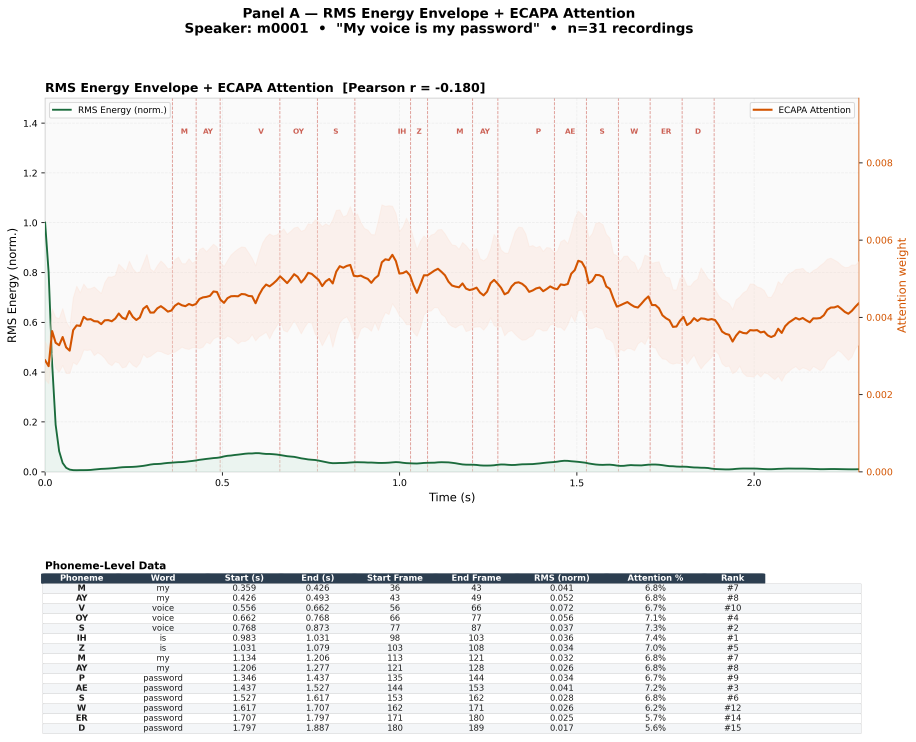
#> input picture xai_reddots/plots/individual_panels/m0001_my_voice_is_my_password_panel_a_rms_attention.png, 3663 x 2965 px, found by its file name (shown at 1/4 size); its folder holds 4 pictures in this run
$ python combine_panels.py
#> lines starting #> are read from the running program, lines starting #| are printed output that depends on the picture
"""
combine_panels.py
=================
Combines the 4 individual panel PNGs for a speaker into a single
publication-ready 2×2 grid image with a shared title header.

Layout:
  ┌──────────────────┬──────────────────┐
  │  Panel A         │  Panel B         │
  │  RMS + Attention │  Mel Spec+Attn   │
  ├──────────────────┼──────────────────┤
  │  Panel C         │  Panel D         │
  │  Attn+Boundaries │  Phoneme Ranking │
  └──────────────────┴──────────────────┘

Usage:
    python3 xai_reddots/scripts/combine_panels.py m0004
    python3 xai_reddots/scripts/combine_panels.py m0001
    python3 xai_reddots/scripts/combine_panels.py m0002
    python3 xai_reddots/scripts/combine_panels.py all
"""

import os
import sys
from PIL import Image, ImageDraw, ImageFont

# ── CONFIG ────────────────────────────────────────────────────
PHRASE_CLEAN = "my_voice_is_my_password"
SRC_DIR      = "xai_reddots/plots/individual_panels"
OUT_DIR      = "xai_reddots/plots"
SPEAKERS     = ["m0001", "m0002", "m0004"]

PANEL_KEYS = [
    "panel_a_rms_attention",
    "panel_b_mel_spectrogram",
    "panel_c_attention_boundaries",
    "panel_d_phoneme_ranking",
]

PANEL_LABELS = ["(a)", "(b)", "(c)", "(d)"]

# Header bar colours (white text on dark background)
HEADER_BG  = (30, 30, 40)      # near-black
HEADER_TXT = (255, 255, 255)
DIVIDER    = (220, 220, 220)    # light gray divider between panels
BORDER     = (200, 200, 200)


def load_panels(speaker_id):
#> called with speaker_id = 'm0001'
    imgs = []
    for key in PANEL_KEYS:
        path = os.path.join(SRC_DIR,
                            f"{speaker_id}_{PHRASE_CLEAN}_{key}.png")
        if not os.path.exists(path):
            raise FileNotFoundError(
                f"Panel not found: {path}\n"
                f"Run:  python3 xai_reddots/scripts/individual_panels.py {speaker_id}")
        imgs.append(Image.open(path).convert("RGB"))
    return imgs


def make_combined(speaker_id, imgs, phrase="My voice is my password"):
    """
    Stitch 4 panel images into a 2×2 grid with a header bar.
    All panels are resized to the same dimensions before stitching.
    """
#> called with speaker_id = 'm0001', phrase = 'My voice is my password'
    # Determine target panel size (use smallest to avoid upscaling)
    min_w = min(im.width  for im in imgs)
    min_h = min(im.height for im in imgs)

    # Resize all panels to identical size (keep aspect ratio via padding)
    panels = []
    for im in imgs:
        # Scale to fit min_w × min_h exactly (slight distortion acceptable
        # since all panels have the same matplotlib figsize)
        panels.append(im.resize((min_w, min_h), Image.LANCZOS))

    GAP        = 8    # px gap between panels
    HEADER_H   = 80   # px for title bar at top
    LABEL_H    = 32   # px for panel-letter badge
    BORDER_W   = 3    # outer border

    total_w = min_w * 2 + GAP * 3 + BORDER_W * 2
    total_h = min_h * 2 + GAP * 3 + HEADER_H + BORDER_W * 2

    canvas = Image.new("RGB", (total_w, total_h), color=(245, 245, 248))
    draw   = ImageDraw.Draw(canvas)

    # ── Header bar ──────────────────────────────────────────
    draw.rectangle([0, 0, total_w, HEADER_H], fill=HEADER_BG)
    try:
        # Try to use a nicer font if available
        font_title = ImageFont.truetype("/usr/share/fonts/truetype/dejavu/DejaVuSans-Bold.ttf", 28)
        font_sub   = ImageFont.truetype("/usr/share/fonts/truetype/dejavu/DejaVuSans.ttf", 18)
        font_badge = ImageFont.truetype("/usr/share/fonts/truetype/dejavu/DejaVuSans-Bold.ttf", 22)
    except Exception:
        font_title = ImageFont.load_default()
        font_sub   = font_title
        font_badge = font_title

    title_txt = f"ECAPA-TDNN Speaker XAI Analysis  •  Speaker: {speaker_id}"
    sub_txt   = f'Phrase: "{phrase}"  |  4-Panel Individual View'

    # Centre title
    bbox = draw.textbbox((0, 0), title_txt, font=font_title)
    tw   = bbox[2] - bbox[0]
    draw.text(((total_w - tw) // 2, 10), title_txt, fill=HEADER_TXT, font=font_title)

    bbox = draw.textbbox((0, 0), sub_txt, font=font_sub)
    sw   = bbox[2] - bbox[0]
    draw.text(((total_w - sw) // 2, 46), sub_txt, fill=(180, 200, 220), font=font_sub)

    # ── Outer border ─────────────────────────────────────────
    draw.rectangle([0, 0, total_w - 1, total_h - 1],
                   outline=BORDER, width=BORDER_W)

    # ── Paste panels in 2×2 grid ─────────────────────────────
    positions = [
        (GAP + BORDER_W,                   HEADER_H + GAP),          # top-left  (A)
        (min_w + GAP * 2 + BORDER_W,       HEADER_H + GAP),          # top-right (B)
        (GAP + BORDER_W,                   HEADER_H + min_h + GAP*2),# bot-left  (C)
        (min_w + GAP * 2 + BORDER_W,       HEADER_H + min_h + GAP*2),# bot-right (D)
    ]

    for idx, (panel, (px, py), lbl) in enumerate(
            zip(panels, positions, PANEL_LABELS)):
        # Thin border around each panel
        draw.rectangle([px - 1, py - 1, px + min_w, py + min_h],
                       outline=BORDER, width=1)
        canvas.paste(panel, (px, py))

        # Panel letter badge (top-left corner overlay)
        badge_w, badge_h = 52, 32
        draw.rectangle([px, py, px + badge_w, py + badge_h],
                       fill=(30, 30, 40))
        bbox = draw.textbbox((0, 0), lbl, font=font_badge)
        bw   = bbox[2] - bbox[0]
        draw.text((px + (badge_w - bw) // 2, py + 4),
                  lbl, fill=(255, 255, 255), font=font_badge)
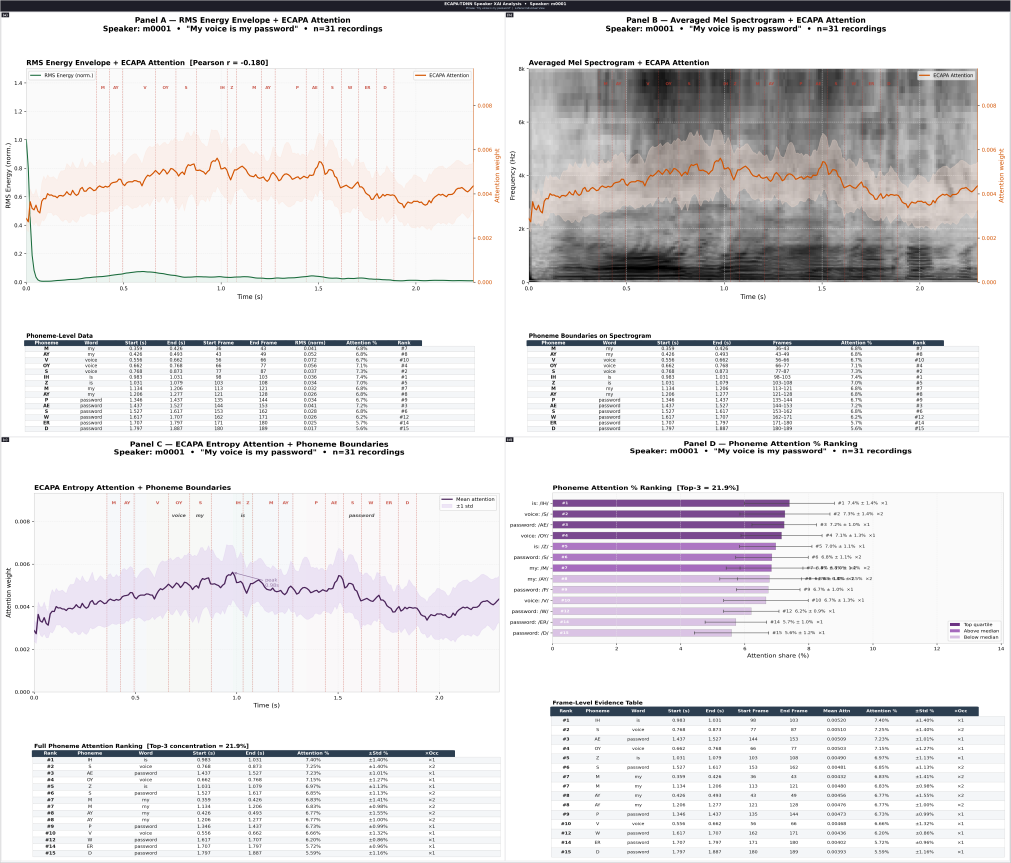
#> canvas: PIL image 7074x6040 RGB (shown at 1/7 size); mean R, G, B 226.9, 225.3, 227.1

    # ── Divider lines ─────────────────────────────────────────
    mid_x = GAP + BORDER_W + min_w + GAP // 2
    mid_y = HEADER_H + GAP + min_h + GAP // 2
    draw.line([(mid_x, HEADER_H), (mid_x, total_h)], fill=DIVIDER, width=2)
    draw.line([(BORDER_W, mid_y), (total_w - BORDER_W, mid_y)], fill=DIVIDER, width=2)

    return canvas


def combine(speaker_id):
    print(f"Loading panels for {speaker_id}…")
    imgs   = load_panels(speaker_id)
    canvas = make_combined(speaker_id, imgs)

    os.makedirs(OUT_DIR, exist_ok=True)
    out = os.path.join(OUT_DIR,
                       f"{speaker_id}_{PHRASE_CLEAN}_combined_panels.png")
    canvas.save(out, "PNG", dpi=(300, 300))
    print(f"✓  Combined → {out}  ({canvas.width}×{canvas.height} px)")
#| ✓  Combined → xai_reddots/plots/m0001_my_voice_is_my_password_combined_panels.png  (7074×6040 px)


def main():
    target = sys.argv[1] if len(sys.argv) > 1 else "all"
    speakers = SPEAKERS if target == "all" else [target]

    for sid in speakers:
        try:
            combine(sid)
        except FileNotFoundError as e:
            print(f"[SKIP] {e}")


if __name__ == "__main__":
    main()
